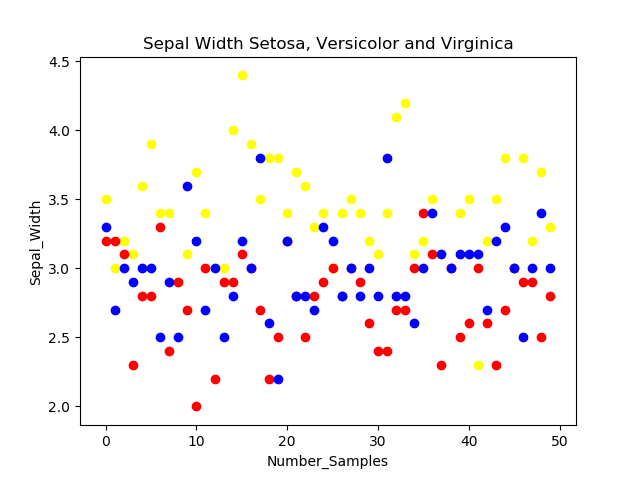

Python code for this plot:
import pandas as pd
#imports pandas as pd
   
import matplotlib.pyplot as plot
#imports matplotlib as plt
   
dataframe = pd.read_csv('https://raw.githubusercontent.com/uiuc-cse/data-fa14/gh-pages/data/iris.csv')
#Adapted from https://raw.githubusercontent.com/uiuc-cse/data-fa14/gh-pages/data/iris.csv
# read the data from the downloaded CSV file.


Setosa = dataframe.loc[dataframe['species'] == 'setosa']
Versicolor = dataframe.loc[dataframe['species'] == 'versicolor']
Virginica = dataframe.loc[dataframe['species'] == 'virginica']
#creates a dataframe of each species and asssigns them

number_of_samples = int(50)
#defines the number of samples and assigns them an integer

plot.scatter(range(number_of_samples),Setosa["sepal_width"], color = "yellow")
plot.scatter(range(number_of_samples),Versicolor["sepal_width"], color = "red")
plot.scatter(range(number_of_samples),Virginica["sepal_width"], color = "blue")
#utilises the plot.scatter function in matplotlib to create a scatter plot, uses the range function to define y and number of samples, defines x axis as sepal width of all species and assigns them their respective colours

plot.title("Sepal Width Setosa, Versicolor and Virginica")
plot.xlabel('Number_Samples')
plot.ylabel('Sepal_Width')

plot.show()
#uses the title label and show functions in matplotlib to give a title to the plot and label the x and y axis and then shows the plot
